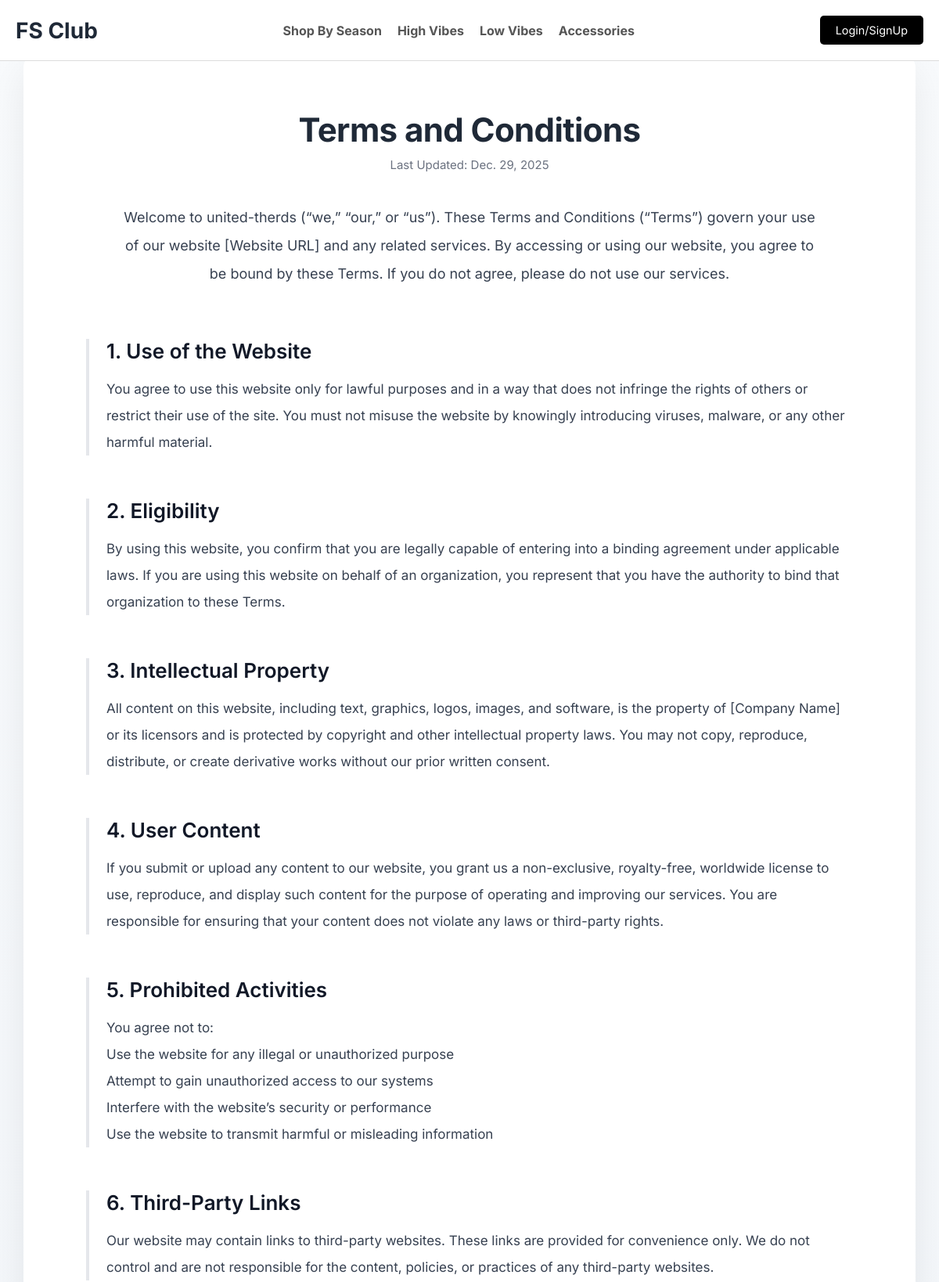
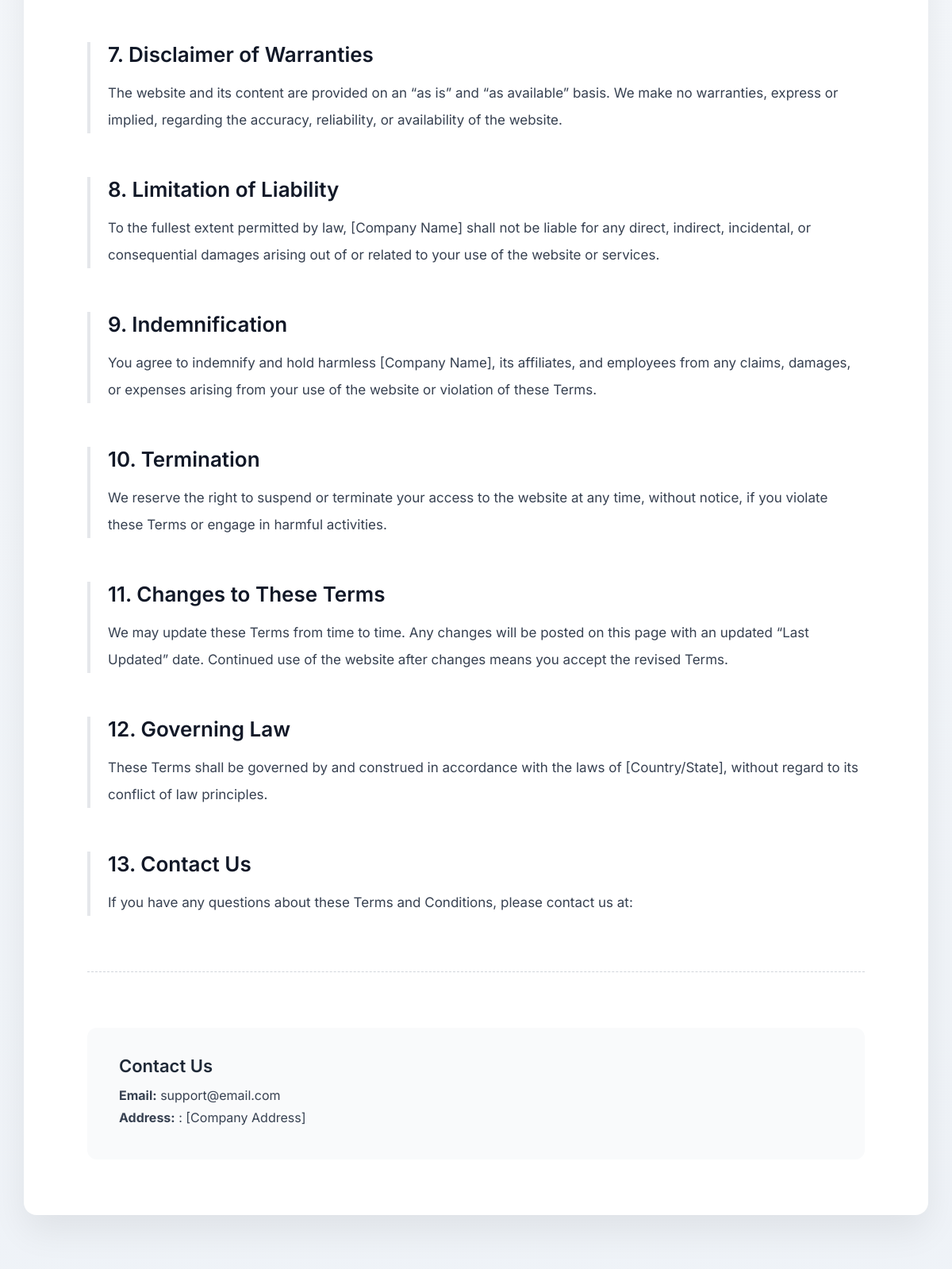
Page /terms_conditions/ (upper part) on the committed database (2 pictures, top to bottom).
### terms_co/models.py (models this page shows, shortened)
class TermsPage(models.Model):
    title = models.CharField(
        max_length=200,
        default="Terms and Conditions"
    )
    intro_content = models.TextField(
        help_text="This content appears below the main title"
    )
    last_updated = models.DateField(auto_now=True)
    email = models.EmailField(blank=True, null=True)
    address = models.TextField(blank=True, null=True)

class TermsCategory(models.Model):
    terms_page = models.ForeignKey(
        TermsPage,
        related_name="categories",
        on_delete=models.CASCADE
    )
    category_title = models.CharField(max_length=200)
    category_content = models.TextField()
    order = models.PositiveIntegerField(default=0)
    class Meta:
        ordering = ['order']

### terms_co/views.py (the view)
# urls.py: path('terms_conditions/', terms_view, name='terms'),
def terms_view(request):
    terms = TermsPage.objects.prefetch_related('categories').first()
    return render(request, 'terms_co/terms.html', {'terms': terms})

### terms_co/templates/terms_co/terms.html (shortened to what this page needs)
{% extends 'landing/base.html' %}
{% block content %}
<!DOCTYPE html>
<html lang="en">
<head>
</head>
<body>
<div class="page-wrapper">
    <div class="container">
        <h1>{{ terms.title }}</h1>
        <div class="updated">
            Last Updated: {{ terms.last_updated }}
        </div>
        <div class="intro">
            {{ terms.intro_content|linebreaks }}
        </div>
        {% for cat in terms.categories.all %}
        <div class="section">
            <h2>{{ forloop.counter }}. {{ cat.category_title }}</h2>
            {{ cat.category_content|linebreaks }}
        </div>
        {% endfor %}
        <div class="divider"></div>
        <div class="contact">
            <h3>Contact Us</h3>
            <p><strong>Email:</strong> {{ terms.email }}</p>
            <p><strong>Address:</strong> {{ terms.address }}</p>
        </div>
    </div>
</div>
</body>
</html>
{% endblock %}

### landing/static/landing/css/style.css (style rules this page uses)
* { box-sizing: border-box; margin: 0; padding: 0; }
body { font-family: 'Inter', sans-serif; background-color: #f0f0f0; color: #333; min-height: 100vh; }

### terms_co/templates/terms_co/terms.html (style rules this page uses)
* { box-sizing: border-box; }
body { font-family: 'Inter', sans-serif; background: linear-gradient(180deg, #f8fafc, #eef2f7); margin: 0; color: #1f2937; }
.page-wrapper { width: 100%; padding: 70px 30px; }
.container { max-width: 1200px; margin: auto; background: #ffffff; padding: 70px 80px; border-radius: 16px; box-shadow: 0 20px 45px rgba(0,0,0,0.07); }
h1 { text-align: center; font-size: 42px; font-weight: 700; letter-spacing: -0.6px; margin-bottom: 10px; }
.updated { text-align: center; color: #6b7280; font-size: 15px; margin-bottom: 40px; }
.intro { text-align: center; font-size: 18px; color: #374151; line-height: 2; max-width: 900px; margin: 0 auto 65px auto; }
.section { margin-bottom: 55px; padding-left: 22px; border-left: 4px solid #e5e7eb; transition: all 0.3s ease; }
.section h2 { font-size: 26px; font-weight: 600; margin-bottom: 16px; color: #111827; }
.section p, .section li { font-size: 17px; line-height: 2; color: #374151; }
.divider { border-top: 1px dashed #d1d5db; margin: 70px 0; }
.contact { background: #f9fafb; padding: 35px 40px; border-radius: 12px; }
.contact h3 { font-size: 22px; font-weight: 600; margin-bottom: 14px; }
.contact p { font-size: 16px; color: #374151; margin: 8px 0; }

### rows in the picture
TermsPage: title "Terms and Conditions", last_updated "Dec. 29, 2025", intro_content "Welcome to united-therds (“we,” “our,” or “us”). These Terms and Conditions (“Terms”) govern your use of our website [Website URL] and any related services. By accessing or using our website, you agree to be bound by these Terms. If you do not agree, please do not use our services.", email "support@email.com", address ": [Company Address]"
TermsCategory: category_title "Use of the Website", category_content "You agree to use this website only for lawful purposes and in a way that does not infringe the rights of others or restrict their use of the site. You must not misuse the website by knowingly introducing viruses, malware, or any other harmful material."
TermsCategory: category_title "Eligibility", category_content "By using this website, you confirm that you are legally capable of entering into a binding agreement under applicable laws. If you are using this website on behalf of an organization, you represent that you have the authority to bind that organization to these Terms."
TermsCategory: category_title "Intellectual Property", category_content "All content on this website, including text, graphics, logos, images, and software, is the property of [Company Name] or its licensors and is protected by copyright and other intellectual property laws. You may not copy, reproduce, distribute, or create derivative works without our prior written consent."
TermsCategory: category_title "User Content", category_content "If you submit or upload any content to our website, you grant us a non-exclusive, royalty-free, worldwide license to use, reproduce, and display such content for the purpose of operating and improving our services. You are responsible for ensuring that your content does not violate any laws or third-party rights."
TermsCategory: category_title "Prohibited Activities", category_content "You agree not to: Use the website for any illegal or unauthorized purpose Attempt to gain unauthorized access to our systems Interfere with the website’s security or performance Use the website to transmit harmful or misleading information"
TermsCategory: category_title "Third-Party Links", category_content "Our website may contain links to third-party websites. These links are provided for convenience only. We do not control and are not responsible for the content, policies, or practices of any third-party websites."
TermsCategory: category_title "Disclaimer of Warranties", category_content "The website and its content are provided on an “as is” and “as available” basis. We make no warranties, express or implied, regarding the accuracy, reliability, or availability of the website."
TermsCategory: category_title "Limitation of Liability", category_content "To the fullest extent permitted by law, [Company Name] shall not be liable for any direct, indirect, incidental, or consequential damages arising out of or related to your use of the website or services."
TermsCategory: category_title "Indemnification", category_content "You agree to indemnify and hold harmless [Company Name], its affiliates, and employees from any claims, damages, or expenses arising from your use of the website or violation of these Terms."
TermsCategory: category_title "Termination", category_content "We reserve the right to suspend or terminate your access to the website at any time, without notice, if you violate these Terms or engage in harmful activities."
TermsCategory: category_title "Changes to These Terms", category_content "We may update these Terms from time to time. Any changes will be posted on this page with an updated “Last Updated” date. Continued use of the website after changes means you accept the revised Terms."
TermsCategory: category_title "Governing Law", category_content "These Terms shall be governed by and construed in accordance with the laws of [Country/State], without regard to its conflict of law principles."
TermsCategory: category_title "Contact Us", category_content "If you have any questions about these Terms and Conditions, please contact us at:"
